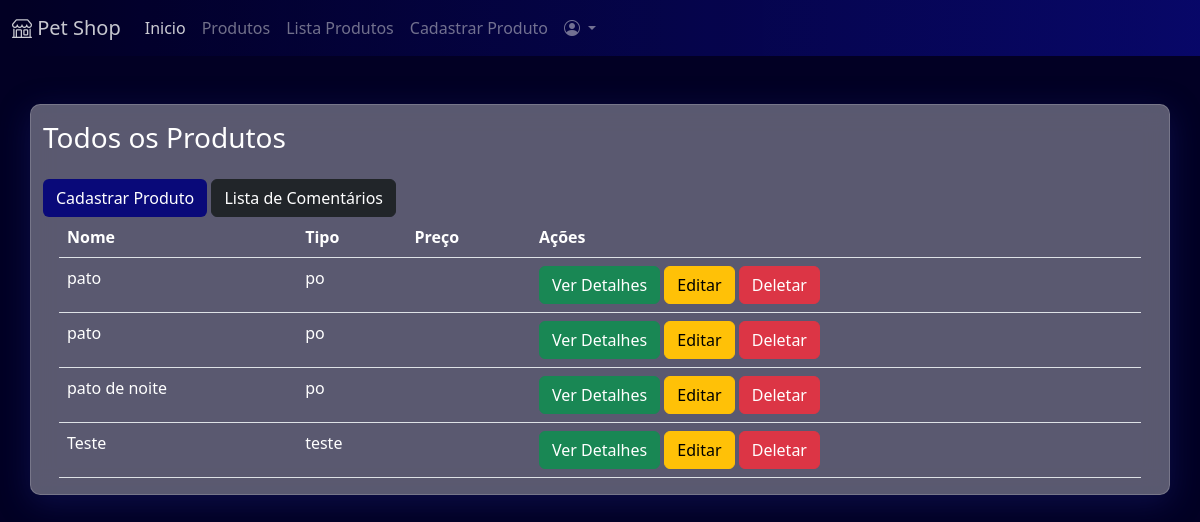
/produtos/listaprodutos.php, run on an earlier commit of the app's database.
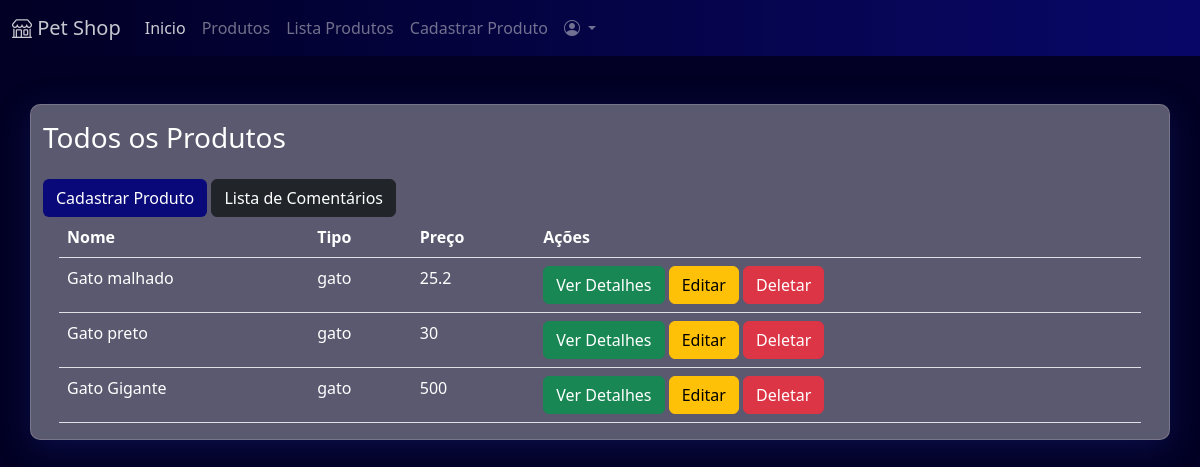
And on a later commit of the database.
### tables this page shows
CREATE TABLE produtos(
id INTEGER PRIMARY KEY AUTOINCREMENT,
nome TEXT,
tipo TEXT,
descricao TEXT,
preco REAL,
quantidade INTEGER,
imagem TEXT
);

### produtos/listaprodutos.php (the view)
<?php
include '../configuracao/conexao.php';
include '../componentes/header.php';
$todosProdutos = "SELECT * FROM produtos";
$Produtos = $db->query($todosProdutos);
?>
<section class="py-5">
  <div class="container efeito-vidro">
    <div class="py-3">
      <h3>
        Todos os Produtos
      </h3>
    </div>
    <div>
      <a href="cadastro.php" class="btn btn-blue">Cadastrar Produto</a>
      <a href="../comentarios/lista.php" class="btn btn-dark">Lista de Comentários</a>
    </div>
    <div class="table-responsive px-3">
      <table class="table text-white">
        <thead>
          <tr>
            <th>Nome</th>
            <th>Tipo</th>
            <th>Preço</th>
            <th>Ações</th>
          </tr>
        </thead>
        <tbody>
          <?php
          while ($produto = $Produtos->fetchArray()) {
          ?>
            <tr>
              <td><?php echo $produto['nome'] ?></td>
              <td><?php echo $produto['tipo'] ?></td>
              <td><?php echo $produto['preco'] ?></td>
              <td>
                <a href="item.php?u_id=<?php echo $produto['id']; ?>" class="btn btn-success">Ver Detalhes</a>
                <a href="./editarproduto.php?id=<?php echo $produto['id']; ?>" class="btn btn-warning">Editar</a>
                <a href="delete.php?u_id=<?php echo $produto['id']; ?>" class="btn btn-danger">Deletar</a>
              </td>
            </tr>
          <?php
          }
          ?>
        </tbody>
      </table>
    </div>
  </div>
</section>
<?php
include '../componentes/footer.php';
?>

What changed in the data, as far as the page shows it:
removed produtos: nome "pato", tipo "po"
removed produtos: nome "pato", tipo "po"
removed produtos: nome "pato de noite", tipo "po"
removed produtos: nome "Teste", tipo "teste"
added produtos: nome "Gato malhado", tipo "gato", preco "25.2"
added produtos: nome "Gato preto", tipo "gato", preco "30"
added produtos: nome "Gato Gigante", tipo "gato", preco "500"
